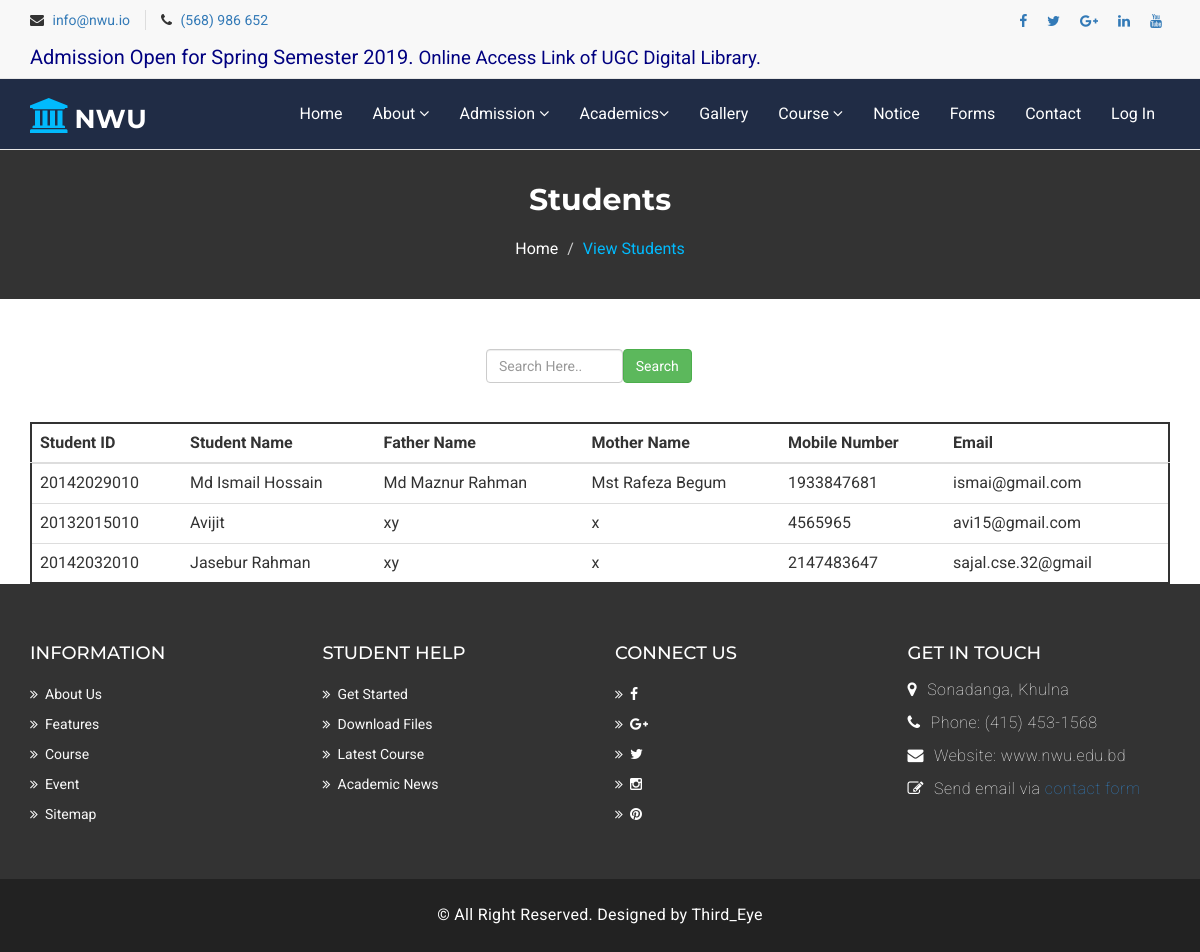
Page /view-student.php on the committed database.
### tables this page shows
CREATE TABLE `student` (
  `std_id` varchar(20) NOT NULL,
  `std_name` varchar(20) NOT NULL,
  `std_father_name` varchar(20) NOT NULL,
  `std_mother_name` varchar(20) NOT NULL,
  `std_number` int(20) NOT NULL,
  `std_email` varchar(20) NOT NULL
);

### view-student.php (the view, shortened to what this page needs)
<?php
	$con= mysqli_connect('localhost', 'root', '', 'nwu');
?>
<?php include ('menu.php') ?>
<section id="mu-page-breadcrumb">
    <div class="container">
        <div class="row">
            <div class="col-md-12">
                <div class="mu-page-breadcrumb-area">
                    <h2>Students</h2>
                    <ol class="breadcrumb">
                        <li><a href="#">Home</a></li>
                        <li class="active">View Students</li>
                    </ol>
                </div>
            </div>
        </div>
    </div>
</section>
<div class="view-student">
    <div class="container">
        <div class="row">
            <div class="col-md-12">
                <form method="post">
                    <div class="form-group" style="margin:50px auto;margin-left:40%;">
                        <input class="form-control" style="float:left;width:20%;" type="test" name="searchbox" placeholder="Search Here..">
                        <input class="btn btn-success" style="float:left" type="submit" name="search" value="Search">
                    </div>
                </form>
                <table class="table table-sm" style="border: 2px solid #333; margin-top:50px;">
                    <thead>
                        <tr>
                            <th scope="col">Student ID</th>
                            <th scope="col">Student Name</th>
                            <th scope="col">Father Name</th>
                            <th scope="col">Mother Name</th>
                            <th scope="col">Mobile Number</th>
                            <th scope="col">Email</th>
                            <th class="text-ceter" scope="col">
                            </th>
                        </tr>
                    </thead>
                    <tbody>
                        <tr>
                            <?php
							if(isset($_POST['search']))
							{
								$src=$_POST['searchbox'];
							$query = "select *from student where std_id like'%$src%' or std_name like'%$src%'";
							$run = mysqli_query($con,$query);
							while($row=mysqli_fetch_array($run))
							{
								$std_id = $row[0];
								$std_name = $row[1];
								$std_father_name = $row[2];
								$std_mother_name = $row[3];
								$std_number = $row[4];
								$std_email = $row[5];
							?>
                            <td>
                                <?php echo $std_id; ?>
                            </td>
                            <td>
                                <?php echo $std_name; ?>
                            </td>
                            <td>
                                <?php echo $std_father_name; ?>
                            </td>
                            <td>
                                <?php echo $std_mother_name; ?>
                            </td>
                            <td>
                                <?php echo $std_number; ?>
                            </td>
                            <td>
                                <?php echo substr($std_email,0,200); ?>
                            </td>
                            <td>
                                <a class="btn btn-warning" href="edit-student.php?std_idx=<?php echo $std_id; ?>">Edit</a>
                                <a class="btn btn-danger" href="delete_std.php?del_std=<?php echo $std_id; ?>">Delete</a>
                            </td>
                        </tr>
                        <?php
					}}
					else
					{
					$query = "select *from student";
							$run = mysqli_query($con,$query);
							while($row=mysqli_fetch_array($run))
							{
								$std_id = $row[0];
								$std_name = $row[1];
								$std_father_name = $row[2];
								$std_mother_name = $row[3];
								$std_number = $row[4];
								$std_email = $row[5];
							?>
                        <tr>
                            <td>
                                <?php echo $std_id; ?>
                            </td>
                            <td>
                                <?php echo $std_name; ?>
                            </td>
                            <td>
                                <?php echo $std_father_name; ?>
                            </td>
                            <td>
                                <?php echo $std_mother_name; ?>
                            </td>
                            <td>
                                <?php echo $std_number; ?>
                            </td>
                            <td>
                                <?php echo substr($std_email,0,200); ?>
                            </td>
                            <td>
                            </td>
                        </tr>
                        <?php
					}
					}
				?>
                    </tbody>
                    <br>
                </table>
            </div>
        </div>
    </div>
</div>
<?php include('footer.php') ?>

### menu.php (shortened to what this page needs)
<!DOCTYPE html>
<html lang="en">
<head>
    <link href="assets/css/font-awesome.css" rel="stylesheet">
    <link href="assets/css/bootstrap.css" rel="stylesheet">
    <link href="assets/css/owl.carousel.min.css" rel="stylesheet">
    <link href="assets/css/owl.theme.default.min.css" rel="stylesheet">
    <link rel="stylesheet" type="text/css" href="assets/css/slick.css">
    <link rel="stylesheet" href="assets/css/jquery.fancybox.css" type="text/css" media="screen" />
    <link id="switcher" href="assets/css/theme-color/default-theme.css" rel="stylesheet">
    <link href="assets/css/style.css" rel="stylesheet">
    <link href="style-2.css" rel="stylesheet">
</head>
<body>
    <header id="mu-header">
        <div class="container">
            <div class="row">
                <div class="col-lg-12 col-md-12">
                    <div class="mu-header-area">
                        <div class="row">
                            <div class="col-lg-6 col-md-6 col-sm-6 col-xs-6">
                                  <div class="mu-header-top-left">
                                  <div class="mu-top-email">
                                    <i class="fa fa-envelope"></i>
                                    <span><a href="https://mail.google.com/" target="_blank">info@nwu.io</a></span>
                                  </div>
                                  <div class="mu-top-phone">
                                    <i class="fa fa-phone"></i>
                                    <span><a href="">(568) 986 652</a></span>
                                  </div>
                                </div>
                            </div>
                            <div class="col-lg-6 col-md-6 col-sm-6 col-xs-6">
                                <div class="mu-header-top-right">
                                    <nav>
                                        <ul class="mu-top-social-nav">
                                           <li><a href="https://www.facebook.com/nwu.edu.bd.official/" target="_blank"><span class="fa fa-facebook"></span></a></li>
                                          <li><a href="https://www.twitter.com/nwu.edu.bd.official/" target="_blank"><span class="fa fa-twitter"></span></a></li>
                                          <li><a href="https://www.facebook.com/nwu.edu.bd.official/" target="_blank"><span class="fa fa-google-plus"></span></a></li>
                                          <li><a href="https://www.facebook.com/nwu.edu.bd.official/" target="_blank"><span class="fa fa-linkedin"></span></a></li>
                                          <li><a href="https://www.facebook.com/nwu.edu.bd.official/" target="_blank"><span class="fa fa-youtube"></span></a></li>
                                        </ul>
                                    </nav>
                                </div>
                            </div>
                        </div>
                        <marquee onmouseover="javascript:this.stop();" onmouseout="javascript:this.start();" scrolldelay="12" direction="left" scrollamount="3" behavior="scroll" style="width: 100%; height: 30px; color: red; font-size: 20px; margin-top: -5px;">
                            <a href="notice.php" style="color:Navy">Admission Open for Spring Semester 2019.</a>
                            <a href="https://www.wileyindia.com/Wiley_Online_Resources/UGC%20Bangladesh/UGC%20Bangladesh.html" target="_blank" style="font-size:14pt;cursor:pointer;color:Navy">Online Access Link of UGC Digital Library.</a>
                        </marquee>
                    </div>
                </div>
            </div>
        </div>
    </header>
    <section id="mu-menu">
        <nav class="navbar navbar-default" role="navigation">
            <div class="container">
                <div class="navbar-header">
                    <a class="navbar-brand" href="index.php"><i class="fa fa-university"></i><span>NWU</span></a>
                </div>
                <div id="navbar" class="navbar-collapse collapse">
                    <ul id="top-menu" class="nav navbar-nav navbar-right main-nav">
                        <li><a href="index.php">Home</a></li>
                        <li class="dropdown">
                            <a href="#" class="dropdown-toggle" data-toggle="dropdown">About <span class="fa fa-angle-down"></span></a>
                        </li>
                        <li class="dropdown">
                            <a href="#" class="dropdown-toggle" data-toggle="dropdown">Admission <span class="fa fa-angle-down"></span></a>
                        </li>
                        <li class="dropdown">
                            <a href="#" class="dropdown-toggle" data-toggle="dropdown">Academics<span class="fa fa-angle-down"></span></a>
                        </li>
                        <li><a href="gallery.php">Gallery</a></li>
                        <li class="dropdown">
                            <a href="#" class="dropdown-toggle" data-toggle="dropdown">Course <span class="fa fa-angle-down"></span></a>
                        </li>
                        <li><a href="notice.php" target="_blank">Notice</a></li>
                        <li><a href="form.php" target="_blank">Forms</a></li>
                        <li><a href="contact.php" target="_blank">Contact</a></li>
                        <li><a href="login.php" target="_blank">Log In</a></li>
                    </ul>
                </div>
            </div>
        </nav>
    </section>

### footer.php (shortened to what this page needs)
<footer id="mu-footer">
    <div class="mu-footer-top">
        <div class="container">
            <div class="mu-footer-top-area">
                <div class="row">
                    <div class="col-lg-3 col-md-3 col-sm-3">
                        <div class="mu-footer-widget">
                            <h4>Information</h4>
                            <ul>
                                <li><a href="about.php">About Us</a></li>
                                <li><a href="about.php">Features</a></li>
                                <li><a href="cse.php">Course</a></li>
                                <li><a href="notice.php">Event</a></li>
                                <li><a href="contact.php">Sitemap</a></li>
                            </ul>
                        </div>
                    </div>
                    <div class="col-lg-3 col-md-3 col-sm-3">
                        <div class="mu-footer-widget">
                            <h4>Student Help</h4>
                            <ul>
                                <li><a href="index.php">Get Started</a></li>
                                <li><a href="notice.php">Download Files</a></li>
                                <li><a href="cse.php">Latest Course</a></li>
                                <li><a href="notice.php">Academic News</a></li>
                            </ul>
                        </div>
                    </div>
                    <div class="col-lg-3 col-md-3 col-sm-3">
                        <div class="mu-footer-widget">
                            <h4>Connect Us</h4>
                            <ul class="footer-social">
                                <li><a href="https://www.facebook.com/nwu.edu.bd.official/"><i class="fa fa-facebook"></i></a></li>
                                <li><a href="https://www.facebook.com/nwu.edu.bd.official/"><i class="fa fa-google-plus"></i></a></li>
                                <li><a href="https://www.facebook.com/nwu.edu.bd.official/"><i class="fa fa-twitter"></i></a></li>
                                <li><a href="https://www.facebook.com/nwu.edu.bd.official/"><i class="fa fa-instagram"></i></a></li>
                                <li><a href="https://www.facebook.com/nwu.edu.bd.official/"><i class="fa fa-pinterest"></i></a></li>
                            </ul>
                        </div>
                    </div>
                    <div class="col-lg-3 col-md-3 col-sm-3">
                        <div class="mu-footer-widget">
                            <h4>Get In Touch</h4>
                            <address>
                                <p><i class="fa fa-map-marker"></i>Sonadanga, Khulna</p>
                                <p><i class="fa fa-phone"></i>Phone: (415) 453-1568</p>
                                <p><i class="fa fa-envelope"></i>Website: www.nwu.edu.bd</p>
                                <p><i class="fa fa-pencil-square-o"></i>Send email via <a href="contact.php">contact form</a></p>
                            </address>
                        </div>
                    </div>
                </div>
            </div>
        </div>
    </div>
    <div class="mu-footer-bottom">
        <div class="container">
            <div class="mu-footer-bottom-area">
                <p>&copy; All Right Reserved. Designed by <a href="#" rel="nofollow">Third_Eye</a></p>
            </div>
        </div>
    </div>
</footer>
</body>
</html>

### assets/css/theme-color/default-theme.css (style rules this page uses)
#mu-menu .navbar-header .navbar-brand i { color: #01bafd; }
#mu-page-breadcrumb .mu-page-breadcrumb-area .breadcrumb .active { color: #01bafd; }

### rows in the picture
student: std_id "20142029010", std_name "Md Ismail Hossain", std_father_name "Md Maznur Rahman", std_mother_name "Mst Rafeza Begum", std_number "1933847681", std_email "ismai@gmail.com"
student: std_id "20132015010", std_name "Avijit", std_father_name "xy", std_mother_name "x", std_number "4565965", std_email "avi15@gmail.com"
student: std_id "20142032010", std_name "Jasebur Rahman", std_father_name "xy", std_mother_name "x", std_number "2147483647", std_email "sajal.cse.32@gmail"
